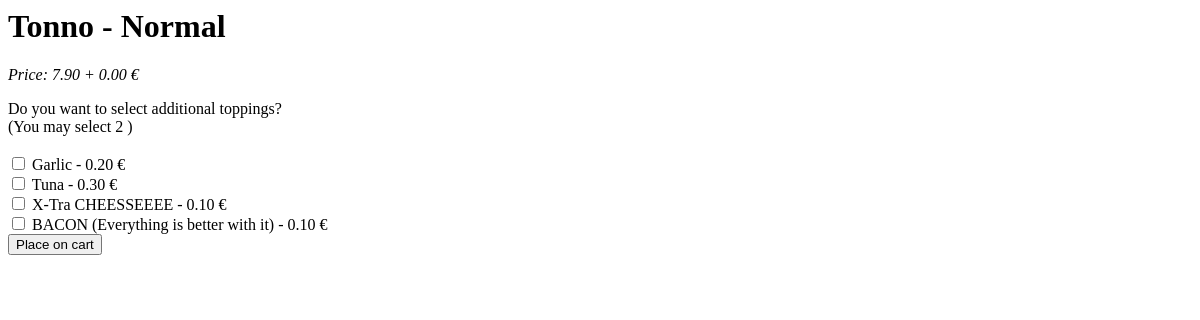
The page /1/3/ on the database as committed earlier.
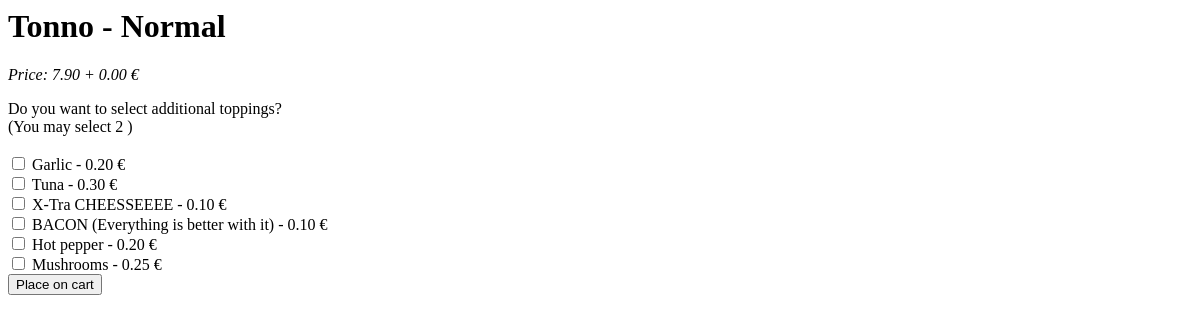
The same page on the database as committed later.
### orders/models.py (models this page shows, shortened)
class MenuTopping(models.Model):
    name = models.CharField(max_length=80)
    price = models.IntegerField(default=0) # in cents
    def readable_price(self):
        price_str = str(self.price / 100.0)
        for i in range(len(price_str)):
            if price_str[i] != '.':
                continue
            if i >= len(price_str) - 2:
                price_str += "0"
                break
        return price_str

### orders/views.py (the view)
# urls.py: url(r'^(?P<pizza_id>[0-9]+)/(?P<size_id>[0-9]+)/$', views.menu_item, name='menu_item'),
def menu_item(request, pizza_id, size_id):
    pizza = get_object_or_404(MenuPizza, pk=pizza_id)
    size  = get_object_or_404(MenuSize, pk=size_id)
    available_pizzas = MenuPizza.objects.all()
    available_toppings = MenuTopping.objects.all()
    return render(request, 'orders/menu_item.html',
            {'pizza': pizza, 'size': size,
                'available_toppings': available_toppings, 'available_pizzas': available_pizzas})

### orders/models.py (called while the page is built)
    def readable_price(self):
        price_str = str(self.price / 100.0)
        for i in range(len(price_str)):
            if price_str[i] != '.':
                continue
            if i >= len(price_str) - 2:
                price_str += "0"
                break
        return price_str

    def readable_price(self):
        price_str = str(self.price / 100.0)
        for i in range(len(price_str)):
            if price_str[i] != '.':
                continue
            if i >= len(price_str) - 2:
                price_str += "0"
                break
        return price_str

    def max_toppings(self):
        return str(self.ntopings)

### orders/templates/orders/menu_item.html (shortened to what this page needs)
<p>
<h1>{{ pizza.name }} - {{ size.name }}</h1>
<span style="font-style: italic">Price: {{ pizza.readable_price }} + {{ size.readable_price }} €</span>
</p>
<form action="{% url 'orders:push_on_cart' pizza.id size.id %}" method="post">
    {% if available_toppings %}
    Do you want to select additional toppings?  <br />
    (You may select {{ size.max_toppings }} ) <br /><br />
        {% for topping in available_toppings %}
        <input type="checkbox" onclick="countCheckedBoxes(event)" name="topping{{ forloop.counter }}" id="topping{{ forloop.counter }}" value="{{ topping.id }}" />
            <label for="topping{{ forloop.counter }}">{{ topping.name }} - {{ topping.readable_price }} € </label></br />
        {% endfor %}
    {% else %}
        Sorry, we don't have any additional toppings.
    {% endif %}
    <input type="submit" value="Place on cart" />
</form>

Rows that differ between the two databases and show on the page:
added MenuTopping: name "Hot pepper", readable_price "0.20"
added MenuTopping: name "Mushrooms", readable_price "0.25"
